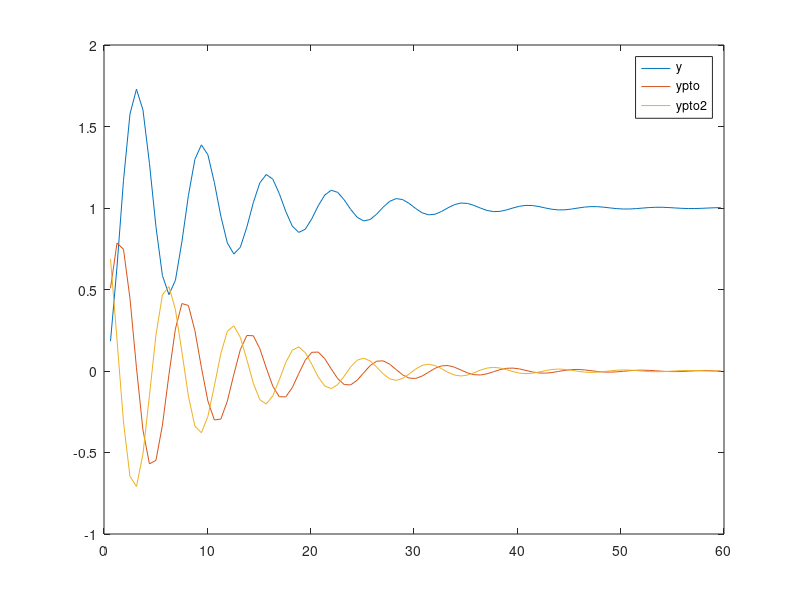
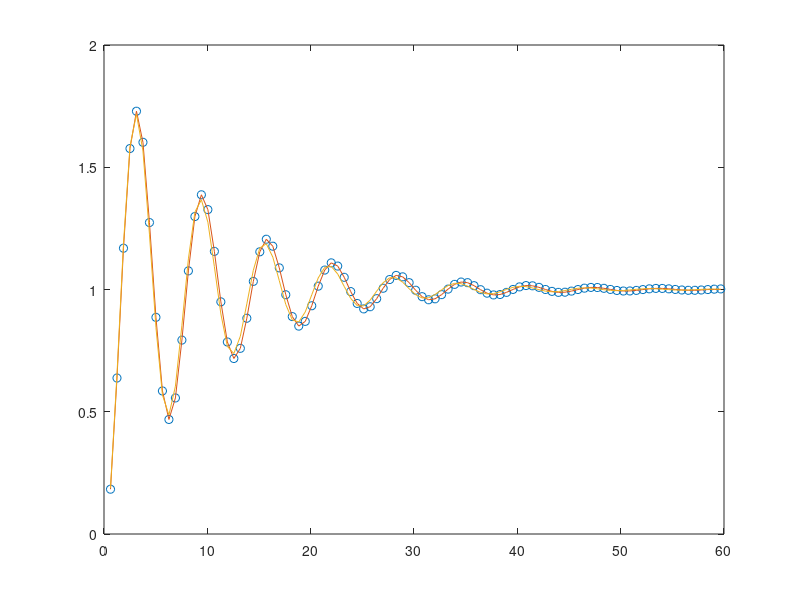

These charts were generated, in order, by the following MATLAB code:
clc,clear,close all;
K=1;z=0.1;wn=1;
G=tf([K*wn^2],[1 2*z*wn wn^2])
[y,t]=step(G);
y=y(1:2:end);
t=t(1:2:end);
%y=y(1:2:end);
%t=t(1:2:end);
[n r]=size(y);
ypto=zeros(n-1,1);
for k=2:n-2
    ypto(k-1)=(y(k+1)-y(k-1))/(2*(t(k+1)-t(k)));
end
ypto2=zeros(n-1,1);
for k=2:n-2
    ypto2(k-1)=(y(k+1)-2*y(k)+y(k-1))/(t(k+1)-t(k))^2;
end
U=ones(n-1,1);
y=y(2:end)';
t=t(2:end);

figure
plot(t,y)
hold on
plot(t,ypto)
hold on
plot(t,ypto2)
legend("y","ypto","ypto2");


%phi=[ypto2 ypto U];
Psi(1,:)=ypto2;
Psi(2,:)=ypto;
Psi(3,:)=U;
a=0;b=0;c=0;
theta=[a ; b ;c];
P=eye(3,3)*10e2;

for i=1:10000
    e=y'-Psi'*theta;
    theta=theta+P*Psi*(eye(size(t,1))+Psi'*P*Psi)^(-1)*e;
    P=P-P*Psi*(eye(size(t,1))+Psi'*P*Psi)^(-1)*Psi'*P;
end
theta
wne=sqrt(-theta(1));
ze=-theta(2)*wne/2;
Ke=theta(3);
ye=(-ypto2/wne^2-2*ze*ypto/wne+Ke*U);
A=Ke
B=Ke/sqrt(1-ze^2)
C=ze*wne
D=wne.*(sqrt(1-ze^2))
E=atan((sqrt(1-ze^2))/ze)
yp=A-B.*exp(-C.*t).*sin(D.*t+E);

figure
plot(t,y,'o')
hold on
plot(t,Psi'*theta)
hold on
plot(t,yp)







